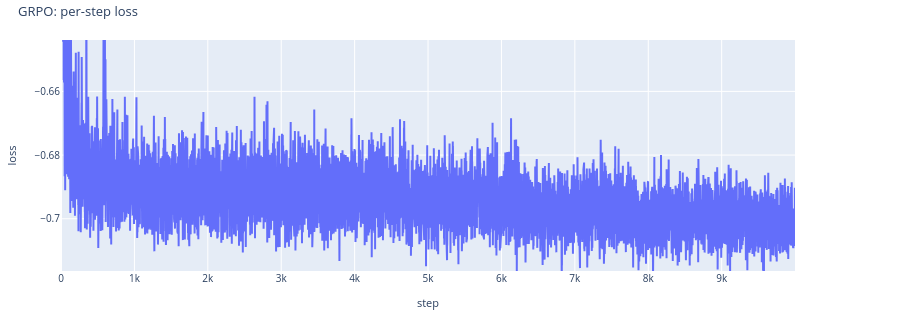
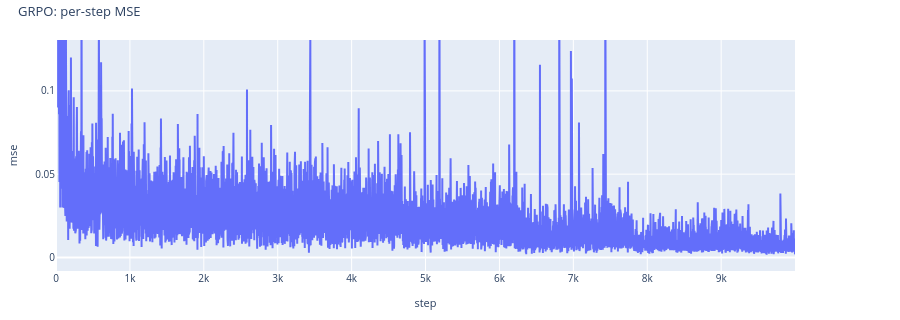

The notebook cell saved with these charts, in order:
### Code cell
# GRPO: per-step training loss / MSE
if grpo is not None:
    try:
        display(grpo.plot_vs_step("loss", title="GRPO: per-step loss", save_path=WRITEUP_ASSETS / "grpo_per_step_loss.html"))
        display(grpo.plot_vs_step("mse", title="GRPO: per-step MSE", save_path=WRITEUP_ASSETS / "grpo_per_step_mse.html"))
    except ValueError as e:
        print(f"GRPO per-step plots unavailable (old-format artifacts?): {e}")

### Figure 1 — Plotly figure (JSON) as saved in the notebook; plotly's stock layout.template omitted (floating-point values rounded to 4 significant figures; data arrays with more than 128 entries replaced by an {"elided": "..."} marker saying what was removed)
{"data": [{"customdata": {"elided": "10000x2 int values"}, "hovertemplate": "step: %{x}<br>loss: %{y}<br>num_lookforward_tokens: %{customdata[0]}<br>n_seeds: %{customdata[1]}<extra>look=1 r=1024</extra>", "legendgroup": "look=1", "legendgrouptitle": {"text": "look=1"}, "line": {"color": "#636EFA"}, "mode": "lines", "name": "r=1024", "type": "scatter", "x": {"elided": "10000 int values"}, "y": {"elided": "10000 float values"}}], "layout": {"font": {"size": 11}, "height": 320, "legend": {"font": {"size": 10}, "groupclick": "togglegroup", "x": 1.01, "xanchor": "left", "y": 1, "yanchor": "top"}, "margin": {"b": 40, "l": 50, "r": 105, "t": 40}, "title": {"font": {"size": 13}, "text": "GRPO: per-step loss", "x": 0.02, "xanchor": "left", "y": 0.98, "yanchor": "top"}, "xaxis": {"tickfont": {"size": 10}, "title": {"font": {"size": 11}, "text": "step"}}, "yaxis": {"autorangeoptions": {"clipmax": -0.6439, "clipmin": -0.7164}, "tickfont": {"size": 10}, "title": {"font": {"size": 11}, "text": "loss"}}}}

### Figure 2 — Plotly figure (JSON) as saved in the notebook; plotly's stock layout.template omitted (floating-point values rounded to 4 significant figures; data arrays with more than 128 entries replaced by an {"elided": "..."} marker saying what was removed)
{"data": [{"customdata": {"elided": "10000x2 int values"}, "hovertemplate": "step: %{x}<br>mse: %{y}<br>num_lookforward_tokens: %{customdata[0]}<br>n_seeds: %{customdata[1]}<extra>look=1 r=1024</extra>", "legendgroup": "look=1", "legendgrouptitle": {"text": "look=1"}, "line": {"color": "#636EFA"}, "mode": "lines", "name": "r=1024", "type": "scatter", "x": {"elided": "10000 int values"}, "y": {"elided": "10000 float values"}}], "layout": {"font": {"size": 11}, "height": 320, "legend": {"font": {"size": 10}, "groupclick": "togglegroup", "x": 1.01, "xanchor": "left", "y": 1, "yanchor": "top"}, "margin": {"b": 40, "l": 50, "r": 105, "t": 40}, "title": {"font": {"size": 13}, "text": "GRPO: per-step MSE", "x": 0.02, "xanchor": "left", "y": 0.98, "yanchor": "top"}, "xaxis": {"tickfont": {"size": 10}, "title": {"font": {"size": 11}, "text": "step"}}, "yaxis": {"autorangeoptions": {"clipmax": 0.1305, "clipmin": -0.008155}, "tickfont": {"size": 10}, "title": {"font": {"size": 11}, "text": "mse"}}}}
